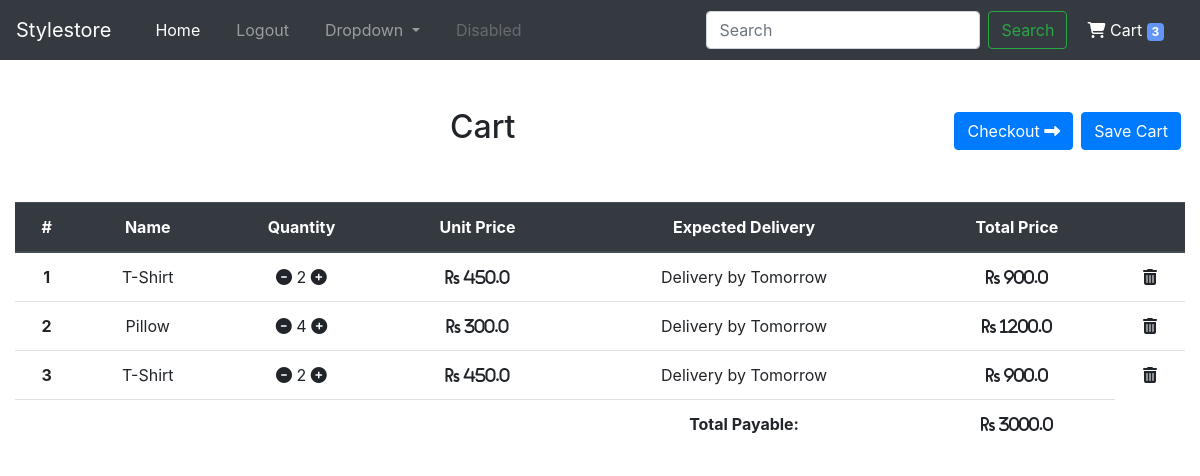
The app's page /cart/ (signed in) with its own data.
### main/models.py (models this page shows, shortened)
class Cart(models.Model):
    user = models.ForeignKey(CustomUser, on_delete=models.CASCADE)
    is_purchased = models.BooleanField()
    order = models.ForeignKey(Order, on_delete=models.CASCADE, null = True, blank = True)
    complete_design = models.ForeignKey(CompleteDesign, on_delete=models.CASCADE)
    template = models.ForeignKey(Templates, on_delete=models.CASCADE)
    styled_template_url = models.URLField()
    quantity = models.IntegerField()
    unit_price = models.FloatField()
    added_at = models.DateTimeField(auto_now_add = True)
    last_updated_at = models.DateTimeField(auto_now_add = True)

class Templates(models.Model):
    name = models.CharField(max_length=200)
    image = models.CharField(max_length=200)
    unit_price = models.FloatField()

### main/views.py (the view)
# urls.py: path('cart/', views.cart, name='cart'),
def cart(request):
    context = {
        "error": None
    }
    get_cart = getCart(request, nav_cart_limit)
    if get_cart:
        context = {**context, **get_cart}
        return render(request, 'main/cart.html', context)
    return HttpResponseRedirect('/auth/login?next=/cart')

### main/templatetags/custom_template_tags.py (called while the page is built)
@register.simple_tag()
def multiply(qty, unit_price, *args, **kwargs):
    total_price = qty * unit_price
    return total_price

### main/views.py (called while the page is built)
def getCart(request, limit):
    if not request.user.is_authenticated:
        return None
    custom_user = main_models.CustomUser.objects.filter(username = request.user.get_username())
    cart_products = main_models.Cart.objects.filter(user = custom_user[0].id, is_purchased = False)
    total_payable = 0
    for i in cart_products.values():
        total_payable += (i['quantity'] * i['unit_price'])
    context = {
        "cart_products": cart_products,
        "nav_cart_products": cart_products[:limit],
        "total_cart_payable": total_payable
    }
    return context

### templates/main/cart.html (shortened to what this page needs)
{% extends 'base.html' %}
{% load static %}
{% load custom_template_tags %}
{% block content %}
    {% if cart_products %}
    <div class="container-fluid">
        <div class="py-5 text-center">
            <button class="btn btn-primary float-right m-1" onclick="saveCart()">Save Cart</button>
            <a href="{% url 'checkout' %}"><button class="btn btn-primary float-right m-1">Checkout <i class="fas fa-long-arrow-alt-right"></i></button></a>
            <h2>Cart</h2>
        </div>
        <table class="table table-hover text-center">
            <thead class="thead-dark">
                <tr>
                    <th scope="col">#</th>
                    <th scope="col">Name</th>
                    <th scope="col">Quantity</th>
                    <th scope="col">Unit Price</th>
                    <th scope="col">Expected Delivery</th>
                    <th scope="col">Total Price</th>
                    <th scope="col"></th>
                </tr>
            </thead>
            <tbody>
                {% for each_product in cart_products %}
                <tr onmouseover="showProductImg(this)" onmouseout="hideProductImg(this)">
                    <th scope="row">{{forloop.counter}}</th>
                    <td>
                        {{each_product.template.name}}
                    </td>
                    <td>
                        <i class="fas fa-minus-circle decQty" onclick="changeCartQuantity(this, -1)" style="cursor: pointer;"></i>
                        <span class="cartQty">{{each_product.quantity}}</span>
                        <i class="fas fa-plus-circle incQty" onclick="changeCartQuantity(this, 1)" style="cursor: pointer;"></i>
                    </td>
                    <td>
                        <i class="fas fa-rupee-sign unit_price">
                        {{each_product.unit_price}}
                        </i>
                    </td>
                    <td>Delivery by Tomorrow</td>
                    <td>
                        <i class="fas fa-rupee-sign total_price">
                        {% multiply each_product.quantity each_product.unit_price %}
                        </i>
                    </td>
                    <td>
                        <i class="fas fa-trash-alt" onclick="deleteProduct(this)" style="cursor: pointer;"></i>
                    </td>
                </tr>
                {% endfor %}
                <tr>
                    <td colspan="4"></td>
                    <td><strong>Total Payable:</strong></td>
                    <td><i class="fas fa-rupee-sign" id="total_payable"> {{total_cart_payable}}</i></td>
                </tr>
            </tbody>
        </table>
    </div>
    {% else %}
    <div class="container-fluid">
        <div class="py-5 text-center">
            <h2>Cart</h2>
            <h3>Cart is empty</h3>
        </div>
    {% endif %}
{% endblock %}

### static/css/cart.css (style rules this page uses)
*, *:before, *:after { box-sizing: border-box; }
body { font: 14px/22px "Lato", Arial, sans-serif; }

### records on screen
Cart: template.name "T-Shirt", quantity "2", unit_price "450.0", quantity+unit_price "900.0"
Cart: template.name "Pillow", quantity "4", unit_price "300.0", quantity+unit_price "1200.0"
Cart: template.name "T-Shirt", quantity "2", unit_price "450.0", quantity+unit_price "900.0"

### other values on screen
{{ cart_products|length }} "3"
{{ total_cart_payable }} "3000.0"
